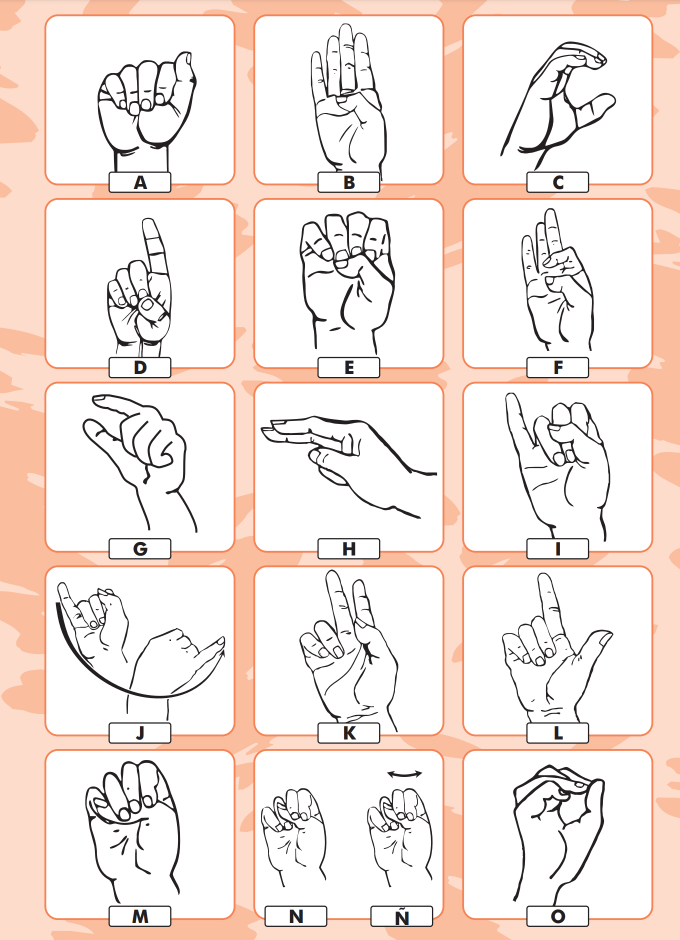
#> input picture Imagenes/Alfabeto.PNG, 1359 x 1880 px, given in place of orig_00000.png, which was not available (shown at 1/2 size)
$ python draw_tensor.py ../../Imagenes
#> lines starting #> are read from the running program, lines starting #| are printed output that depends on the picture
"""Figure for section 2.2.1: a real crop of the dataset as a tensor and its latent (schematic).
Inputs: orig_00000.png (RGB crop) and depth_00000.png (estimated depth), copied from the cluster.
Run from the repository root: python3 docs/s2/draw_tensor.py SRC_DIR
Output: Imagenes/pixels_to_tensors.png"""
import sys
import numpy as np
from PIL import Image, ImageDraw, ImageFont

H = "/System/Library/Fonts/Helvetica.ttc"
F = lambda s, i=0: ImageFont.truetype(H, s, index=i)
INK, MUT, RED = (45, 45, 45), (110, 110, 110), (200, 50, 50)
SRC = sys.argv[1]
rgb = Image.open(f"{SRC}/orig_00000.png").convert("RGB")
dep = Image.open(f"{SRC}/depth_00000.png").convert("L")
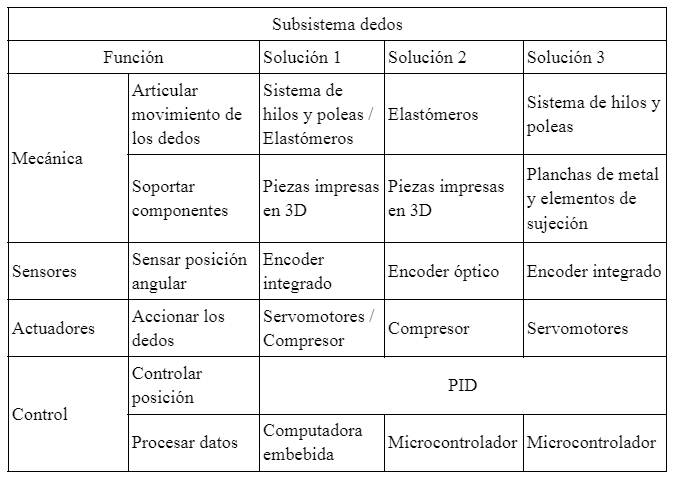
#> input picture Imagenes/SSdedos.PNG, 691 x 486 px, given in place of depth_00000.png, which was not available
a = np.array(rgb)
PY, PX = 70, 124                      # 6x6 patch of the green channel
patch = a[PY:PY + 6, PX:PX + 6, 1]
#> patch = [[255, 255, 255, 255, 255, 255], [255, 255, 255, 255, 255, 255], [255, 255, 255, 255, 255, 255], [255, 255, 255, 255, 255, 255], [255, 255, 255, 255, 255, 255], [255, 255, 255, 255, 255, 255]]

W, Hh = 1960, 560
im = Image.new("RGB", (W, Hh), (255, 255, 255))
#> im: PIL image 1960x560 RGB; every value is 255
d = ImageDraw.Draw(im)

def txt(x, y, s, f=24, fill=INK, center=False):
    if center:
        x -= d.textlength(s, font=F(f)) / 2
    d.text((x, y), s, fill=fill, font=F(f))

def arrow(x1, y, x2, label=None):
    d.line([x1, y, x2 - 14, y], fill=INK, width=4)
    d.polygon([(x2, y), (x2 - 18, y - 10), (x2 - 18, y + 10)], fill=INK)
    if label:
        txt((x1 + x2) / 2, y - 40, label, 22, MUT, center=True)

# 1) the crop
S1 = 300
txt(40, 24, "A crop of the dataset", 28)
im.paste(rgb.resize((S1, S1), Image.LANCZOS), (40, 80))
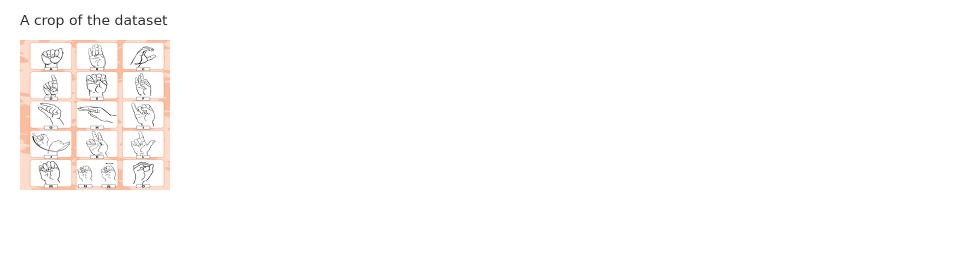
#> im: PIL image 1960x560 RGB (shown at 1/2 size); mean R, G, B 253.7, 252.6, 252.1
k = S1 / 256
bx, by = 40 + PX * k, 80 + PY * k
d.rectangle([bx - 6, by - 6, bx + 6 * k + 6, by + 6 * k + 6], outline=RED, width=3)
txt(40, 80 + S1 + 14, "256 x 256 pixels, as stored", 22, MUT)

# 2) the four channels
arrow(360, 80 + S1 / 2, 430)
S2, gx, gy = 170, 450, 80
labels = ["R", "G", "B", "Depth (estimated)"]
chans = [Image.fromarray(a[..., c]) for c in range(3)] + [dep]
#> chans = 4 items
for i, (lab, ch) in enumerate(zip(labels, chans)):
    x = gx + (i % 2) * (S2 + 18)
    y = gy + (i // 2) * (S2 + 56)
    im.paste(ch.resize((S2, S2), Image.LANCZOS).convert("RGB"), (x, y))
    txt(x, y + S2 + 6, lab, 22, INK)
    if lab == "G":
        kk = S2 / 256
        d.rectangle([x + PX * kk - 3, y + PY * kk - 3, x + (PX + 6) * kk + 3, y + (PY + 6) * kk + 3], outline=RED, width=2)
#> this loop made 4 passes
#> (lab, y, kk) on pass 2: ('G', 80, 0.664)
#> (lab, y) on passes 1, 3, 4: ('R', 80), ('B', 306), ('Depth (estimated)', 306)
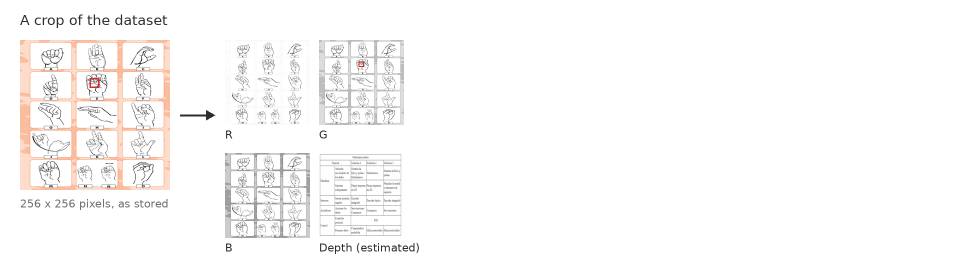
#> im: PIL image 1960x560 RGB (shown at 1/2 size); mean R, G, B 251, 249.8, 249.3
txt(gx, gy + 2 * (S2 + 56) - 6, "one channel = one grid of numbers", 22, MUT)

# 3) the numbers of a patch
nx, ny = 880, 110
txt(nx - 6, 24, "Each pixel is a number", 28)
cell = 66
for r in range(6):
    for c in range(6):
        x, y = nx + c * cell, ny + 20 + r * cell * 0.62
        v = int(patch[r, c])
        d.rectangle([x, y, x + cell, y + cell * 0.62], outline=(190, 190, 190), width=1,
                    fill=(int(v), int(v), int(v)) if False else (255, 255, 255))
        txt(x + cell / 2, y + 12, str(v), 22, INK, center=True)
txt(nx, ny + 20 + 6 * cell * 0.62 + 12, "6 x 6 pixels of the green channel (0 to 255)", 22, MUT)
txt(nx, ny + 20 + 6 * cell * 0.62 + 44, "divided by 255, every value lies in [0, 1]", 22, MUT)

# 4) the tensor
arrow(1310, 230, 1390)
tx, ty, ts = 1415, 120, 150
for i in range(3, -1, -1):
    ox, oy = i * 16, -i * 16
    col = [(255, 235, 235), (235, 245, 235), (235, 235, 255), (240, 240, 240)][i]
    d.rectangle([tx + ox, ty + oy + 40, tx + ox + ts, ty + oy + 40 + ts], fill=col, outline=INK, width=2)
txt(tx - 10, ty + 40 + ts + 24, "tensor (4, 256, 256)", 24)
txt(tx - 10, ty + 40 + ts + 56, "262,144 numbers", 22, MUT)
txt(tx - 10, ty + 40 + ts + 84, "(R, G, B, depth)", 22, MUT)

# 5) the latent (schematic)
arrow(1630, 230, 1730, "encoder")
lx, ly, ls = 1765, 190, 46
for i in range(3, -1, -1):
    ox, oy = i * 8, -i * 8
    d.rectangle([lx + ox, ly + oy, lx + ox + ls, ly + oy + ls], fill=(250, 245, 225), outline=INK, width=2)
txt(1745, ly + ls + 28, "latent (4, 32, 32)", 20, INK)
txt(1745, ly + ls + 56, "4,096 numbers", 20, MUT)
txt(1745, ly + ls + 82, "64 times fewer", 20, MUT)
txt(1745, ly + ls + 112, "(schematic)", 20, MUT)

im.save("Imagenes/pixels_to_tensors.png", dpi=(200, 200))
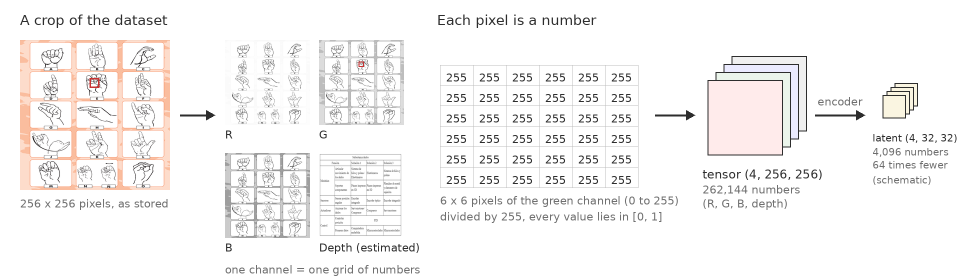
#> saved as pixels_to_tensors.png: PIL image 1960x560 RGB (shown at 1/2 size); mean R, G, B 246.2, 244.7, 244.1
print("ok", im.size)
#| ok (1960, 560)
